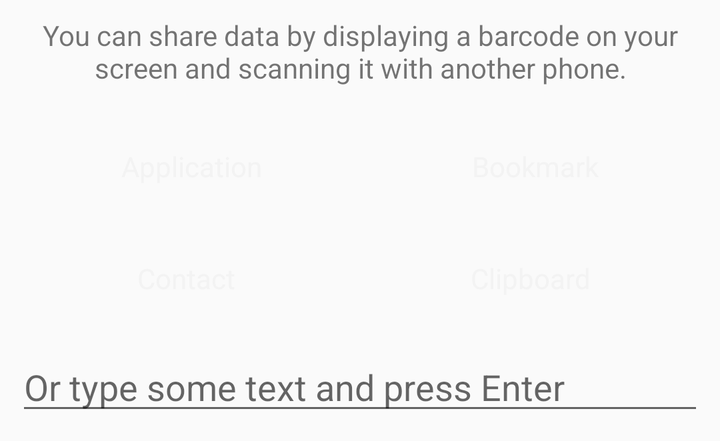
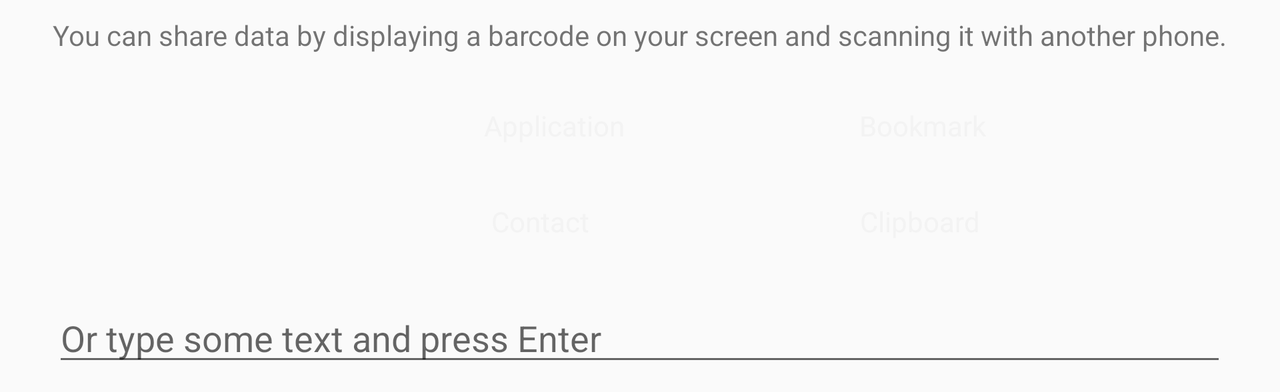

First picture: res/layout/ on a phone held upright. Second picture: the repository's own variant of that layout, on a device whose configuration matches the variant's folder. Source for both follows.
<!-- AndroidManifest.xml: application theme AppTheme -->
<!-- res/layout/share.xml -->
<?xml version="1.0" encoding="utf-8"?>
<ScrollView xmlns:android="http://schemas.android.com/apk/res/android" android:gravity="center" android:layout_gravity="center" android:layout_width="wrap_content" android:layout_height="wrap_content">
    <LinearLayout android:gravity="center" android:orientation="vertical" android:padding="@dimen/standard_padding" android:layout_width="wrap_content" android:layout_height="wrap_content">
        <TextView android:gravity="center" android:paddingBottom="@dimen/standard_padding" android:layout_width="wrap_content" android:layout_height="wrap_content" android:text="@string/msg_share_explanation" android:textIsSelectable="false"/>
        <ImageView android:paddingBottom="@dimen/standard_padding" android:layout_width="wrap_content" android:layout_height="wrap_content" android:src="@drawable/share_via_barcode" android:scaleType="center"/>
        <LinearLayout android:orientation="horizontal" android:paddingBottom="@dimen/standard_padding" android:layout_width="match_parent" android:layout_height="wrap_content">
            <Button android:id="@+id/share_app_button" android:text="@string/button_share_app" android:layout_weight="1" style="@style/ShareButton"/>
            <Button android:id="@+id/share_bookmark_button" android:text="@string/button_share_bookmark" android:layout_weight="1" style="@style/ShareButton"/>
        </LinearLayout>
        <LinearLayout android:orientation="horizontal" android:paddingBottom="@dimen/standard_padding" android:layout_width="match_parent" android:layout_height="wrap_content">
            <Button android:id="@+id/share_contact_button" android:text="@string/button_share_contact" android:layout_weight="1" style="@style/ShareButton"/>
            <Button android:id="@+id/share_clipboard_button" android:text="@string/button_share_clipboard" android:layout_weight="1" style="@style/ShareButton"/>
        </LinearLayout>
        <EditText android:id="@+id/share_text_view" android:layout_width="match_parent" android:layout_height="wrap_content" android:hint="@string/msg_share_text" android:singleLine="true" android:selectAllOnFocus="true"/>
    </LinearLayout>
</ScrollView>
<!-- resources referenced by this layout -->
<resources>
  <dimen name="standard_padding">8dp</dimen>
  <string name="button_share_app">Application</string>
  <string name="button_share_bookmark">Bookmark</string>
  <string name="button_share_clipboard">Clipboard</string>
  <string name="button_share_contact">Contact</string>
  <string name="msg_share_explanation">You can share data by displaying a barcode on your screen and scanning it with another phone.</string>
  <string name="msg_share_text">Or type some text and press Enter</string>
  <color name="colorAccent">#ff4081</color>
  <color name="colorPrimary">#3f51b5</color>
  <color name="colorPrimaryDark">#303f9f</color>
  <style name="Theme.AppCompat.Light" parent="@style/Base.Theme.AppCompat.Light">
      </style>
  <style name="Base.Theme.AppCompat.Light" parent="@style/Base.V23.Theme.AppCompat.Light">
      </style>
  <style name="Platform.AppCompat.Light" parent="@style/Platform.V21.AppCompat.Light">
      </style>
  <style name="Widget.AppCompat.TextView" parent="@style/Base.Widget.AppCompat.TextView">
      </style>
  <dimen name="abc_action_bar_default_height_material">56dp</dimen>
  <style name="Widget.AppCompat.ActionMode" parent="@style/Base.Widget.AppCompat.ActionMode">
      </style>
  <style name="AlertDialog.AppCompat.Light" parent="@style/Base.AlertDialog.AppCompat.Light">
      </style>
  <style name="Widget.AppCompat.ButtonBar" parent="@style/Base.Widget.AppCompat.ButtonBar">
      </style>
  <style name="Widget.AppCompat.Button" parent="@style/Base.Widget.AppCompat.Button">
      </style>
  <color name="accent_material_light">@color/material_deep_teal_500</color>
  <color name="background_floating_material_light">@android:color/white</color>
  <color name="button_material_light">#ffd6d7d7</color>
  <color name="ripple_material_light">#1f000000</color>
  <color name="error_color_material_light">#ff5722</color>
  <color name="primary_material_light">@color/material_grey_100</color>
  <color name="primary_dark_material_light">@color/material_grey_600</color>
  <dimen name="abc_dialog_corner_radius_material">2dp</dimen>
  <dimen name="abc_dialog_padding_material">24dp</dimen>
  <style name="Widget.AppCompat.EditText" parent="@style/Base.Widget.AppCompat.EditText">
      </style>
  <style name="Widget.AppCompat.ImageButton" parent="@style/Base.Widget.AppCompat.ImageButton">
      </style>
  <dimen name="abc_list_item_height_material">64dp</dimen>
  <dimen name="abc_list_item_height_large_material">80dp</dimen>
  <dimen name="abc_list_item_height_small_material">48dp</dimen>
  <dimen name="abc_list_item_padding_horizontal_material">@dimen/abc_action_bar_content_inset_material</dimen>
  <style name="Theme.AppCompat.CompactMenu" parent="@style/Base.Theme.AppCompat.CompactMenu">
      </style>
  <dimen name="abc_panel_menu_list_width">296dp</dimen>
  <style name="Widget.AppCompat.RatingBar" parent="@style/Base.Widget.AppCompat.RatingBar">
      </style>
  <style name="Widget.AppCompat.Light.SearchView" parent="@style/Widget.AppCompat.SearchView">
      </style>
  <style name="Widget.AppCompat.SeekBar" parent="@style/Base.Widget.AppCompat.SeekBar">
      </style>
  <style name="Widget.AppCompat.Spinner" parent="@style/Base.Widget.AppCompat.Spinner">
      </style>
  <style name="Widget.AppCompat.Toolbar" parent="@style/Base.Widget.AppCompat.Toolbar">
      </style>
  <color name="foreground_material_dark">@android:color/white</color>
  <style name="Widget.AppCompat.ActionButton" parent="@style/Base.Widget.AppCompat.ActionButton">
      </style>
  <style name="Base.AlertDialog.AppCompat.Light" parent="@style/Base.AlertDialog.AppCompat">
      </style>
  <style name="Base.Widget.AppCompat.Button" parent="@android:style/Widget.Material.Button">
      </style>
  <color name="material_deep_teal_500">#ff008577</color>
  <color name="material_grey_100">#fff5f5f5</color>
  <color name="material_grey_600">#ff757575</color>
  <dimen name="abc_action_bar_content_inset_material">16dp</dimen>
</resources>
<!-- res/layout-land/share.xml (the repository's variant of the layout above) -->
<!-- drawn on the phone turned sideways -->
<?xml version="1.0" encoding="utf-8"?>
<LinearLayout xmlns:android="http://schemas.android.com/apk/res/android" android:gravity="center" android:layout_gravity="center" android:orientation="vertical" android:padding="8dp" android:layout_width="wrap_content" android:layout_height="wrap_content">
    <TextView android:gravity="center" android:paddingBottom="12dp" android:layout_width="match_parent" android:layout_height="wrap_content" android:text="@string/msg_share_explanation" android:textIsSelectable="false"/>
    <LinearLayout android:orientation="horizontal" android:paddingBottom="12dp" android:layout_width="match_parent" android:layout_height="wrap_content">
        <ImageView android:paddingRight="24dp" android:layout_width="wrap_content" android:layout_height="wrap_content" android:src="@drawable/share_via_barcode" android:scaleType="center" android:layout_weight="1"/>
        <LinearLayout android:orientation="vertical" android:layout_width="0dp" android:layout_height="wrap_content" android:layout_weight="1">
            <Button android:id="@+id/share_app_button" android:text="@string/button_share_app" style="@style/ShareButton"/>
            <Button android:id="@+id/share_contact_button" android:text="@string/button_share_contact" style="@style/ShareButton"/>
        </LinearLayout>
        <LinearLayout android:orientation="vertical" android:layout_width="0dp" android:layout_height="wrap_content" android:layout_weight="1">
            <Button android:id="@+id/share_bookmark_button" android:text="@string/button_share_bookmark" style="@style/ShareButton"/>
            <Button android:id="@+id/share_clipboard_button" android:text="@string/button_share_clipboard" style="@style/ShareButton"/>
        </LinearLayout>
    </LinearLayout>
    <EditText android:id="@+id/share_text_view" android:layout_width="match_parent" android:layout_height="wrap_content" android:hint="@string/msg_share_text" android:singleLine="true" android:selectAllOnFocus="true"/>
</LinearLayout>
<!-- resources referenced by the variant -->
<!-- as the phone turned sideways resolves them -->
<resources>
  <string name="button_share_app">Application</string>
  <string name="button_share_bookmark">Bookmark</string>
  <string name="button_share_clipboard">Clipboard</string>
  <string name="button_share_contact">Contact</string>
  <string name="msg_share_explanation">You can share data by displaying a barcode on your screen and scanning it with another phone.</string>
  <string name="msg_share_text">Or type some text and press Enter</string>
  <color name="colorAccent">#ff4081</color>
  <color name="colorPrimary">#3f51b5</color>
  <color name="colorPrimaryDark">#303f9f</color>
  <style name="Theme.AppCompat.Light" parent="@style/Base.Theme.AppCompat.Light">
      </style>
  <style name="Base.Theme.AppCompat.Light" parent="@style/Base.V23.Theme.AppCompat.Light">
      </style>
  <style name="Platform.AppCompat.Light" parent="@style/Platform.V21.AppCompat.Light">
      </style>
  <style name="Widget.AppCompat.TextView" parent="@style/Base.Widget.AppCompat.TextView">
      </style>
  <dimen name="abc_action_bar_default_height_material">56dp</dimen>
  <style name="Widget.AppCompat.ActionMode" parent="@style/Base.Widget.AppCompat.ActionMode">
      </style>
  <style name="AlertDialog.AppCompat.Light" parent="@style/Base.AlertDialog.AppCompat.Light">
      </style>
  <style name="Widget.AppCompat.ButtonBar" parent="@style/Base.Widget.AppCompat.ButtonBar">
      </style>
  <style name="Widget.AppCompat.Button" parent="@style/Base.Widget.AppCompat.Button">
      </style>
  <color name="accent_material_light">@color/material_deep_teal_500</color>
  <color name="background_floating_material_light">@android:color/white</color>
  <color name="button_material_light">#ffd6d7d7</color>
  <color name="ripple_material_light">#1f000000</color>
  <color name="error_color_material_light">#ff5722</color>
  <color name="primary_material_light">@color/material_grey_100</color>
  <color name="primary_dark_material_light">@color/material_grey_600</color>
  <dimen name="abc_dialog_corner_radius_material">2dp</dimen>
  <dimen name="abc_dialog_padding_material">24dp</dimen>
  <style name="Widget.AppCompat.EditText" parent="@style/Base.Widget.AppCompat.EditText">
      </style>
  <style name="Widget.AppCompat.ImageButton" parent="@style/Base.Widget.AppCompat.ImageButton">
      </style>
  <style name="Widget.AppCompat.ListMenuView" parent="@style/Base.Widget.AppCompat.ListMenuView">
      </style>
  <dimen name="abc_list_item_height_material">64dp</dimen>
  <dimen name="abc_list_item_height_large_material">80dp</dimen>
  <dimen name="abc_list_item_height_small_material">48dp</dimen>
  <dimen name="abc_list_item_padding_horizontal_material">@dimen/abc_action_bar_content_inset_material</dimen>
  <style name="Theme.AppCompat.CompactMenu" parent="@style/Base.Theme.AppCompat.CompactMenu">
      </style>
  <dimen name="abc_panel_menu_list_width">296dp</dimen>
  <style name="Widget.AppCompat.RatingBar" parent="@style/Base.Widget.AppCompat.RatingBar">
      </style>
  <style name="Widget.AppCompat.Light.SearchView" parent="@style/Widget.AppCompat.SearchView">
      </style>
  <style name="Widget.AppCompat.SeekBar" parent="@style/Base.Widget.AppCompat.SeekBar">
      </style>
  <style name="Widget.AppCompat.Spinner" parent="@style/Base.Widget.AppCompat.Spinner">
      </style>
  <style name="Widget.AppCompat.Toolbar" parent="@style/Base.Widget.AppCompat.Toolbar">
      </style>
  <color name="foreground_material_dark">@android:color/white</color>
  <style name="Widget.AppCompat.ActionButton" parent="@style/Base.Widget.AppCompat.ActionButton">
      </style>
  <style name="Base.AlertDialog.AppCompat.Light" parent="@style/Base.AlertDialog.AppCompat">
      </style>
  <style name="Base.Widget.AppCompat.Button" parent="@android:style/Widget.Material.Button">
      </style>
  <color name="material_deep_teal_500">#ff008577</color>
  <color name="material_grey_100">#fff5f5f5</color>
  <color name="material_grey_600">#ff757575</color>
  <dimen name="abc_action_bar_content_inset_material">16dp</dimen>
</resources>
